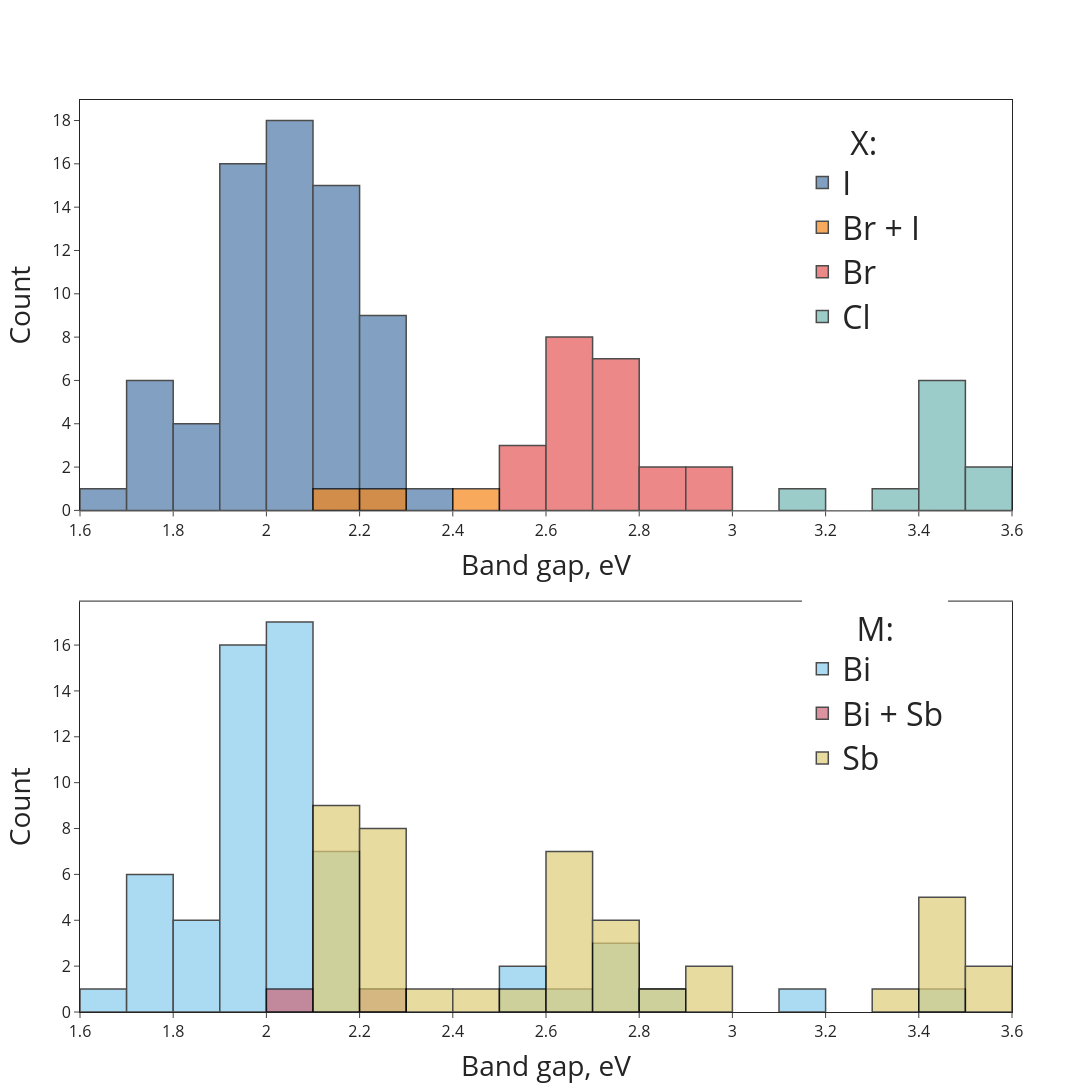

The notebook cell saved with this chart:
### Code cell
fig_1 = double_histograms_by_composition(curated_set.replace({'Bi Sb': 'Bi + Sb', 'Br I': 'Br + I'}))
fig_1.show()
fig_1.write_html(os.path.join(path_to_image, 'curatedset_bandgap_hisctogram.html'))
fig_1.write_image(os.path.join(path_to_image, 'curatedset_bandgap_hisctogram.png'), scale=10)

### Figure 1 — Plotly figure (JSON) as saved in the notebook; plotly's stock layout.template omitted (floating-point values rounded to 4 significant figures)
{"data": [{"legend": "legend", "marker": {"color": "#4C78A8", "line": {"color": "rgba(0, 0, 0, 1)", "width": 1.5}}, "name": "I", "opacity": 0.7, "type": "histogram", "x": [2.0, 2.07, 1.97, 1.94, 1.91, 2.0, 2.0, 1.95, 1.95, 1.92, 1.92, 2.17, 2.13, 2.05, 2.12, 2.12, 2.33, 2.03, 2.1, 2.03, 2.2, 2.2, 1.91, 2.19, 2.12, 1.86, 1.86, 1.86, 1.86, 1.9, 1.76, 1.7, 1.73, 1.73, 2.08, 2.07, 2.01, 2.17, 2.12, 2.01, 1.78, 1.67, 2.07, 2.12, 2.21, 2.08, 2.22, 1.98, 2.17, 2.17, 2.1, 1.97, 1.97, 1.97, 2.2, 2.2, 2.08, 2.22, 2.22, 2.22, 2.16, 2.16, 1.96, 2.0, 1.93, 1.93, 2.01, 2.01, 1.77, 2.0], "xaxis": "x", "xbins": {"end": 3.6, "size": 0.1, "start": 1.6}, "yaxis": "y"}, {"legend": "legend", "marker": {"color": "#F58518", "line": {"color": "rgba(0, 0, 0, 1)", "width": 1.5}}, "name": "Br + I", "opacity": 0.7, "type": "histogram", "x": [2.13, 2.41, 2.27], "xaxis": "x", "xbins": {"end": 3.6, "size": 0.1, "start": 1.6}, "yaxis": "y"}, {"legend": "legend", "marker": {"color": "#E45756", "line": {"color": "rgba(0, 0, 0, 1)", "width": 1.5}}, "name": "Br", "opacity": 0.7, "type": "histogram", "x": [2.55, 2.55, 2.73, 2.73, 2.73, 2.73, 2.59, 2.64, 2.87, 2.61, 2.61, 2.61, 2.61, 2.61, 2.61, 2.61, 2.82, 2.99, 2.99, 2.79, 2.79, 2.78], "xaxis": "x", "xbins": {"end": 3.6, "size": 0.1, "start": 1.6}, "yaxis": "y"}, {"legend": "legend", "marker": {"color": "#72B7B2", "line": {"color": "rgba(0, 0, 0, 1)", "width": 1.5}}, "name": "Cl", "opacity": 0.7, "type": "histogram", "x": [3.4, 3.19, 3.54, 3.47, 3.47, 3.48, 3.4, 3.4, 3.33, 3.57], "xaxis": "x", "xbins": {"end": 3.6, "size": 0.1, "start": 1.6}, "yaxis": "y"}, {"legend": "legend2", "marker": {"color": "rgb(136, 204, 238)", "line": {"color": "rgba(0, 0, 0, 1)", "width": 1.5}}, "name": "Bi", "opacity": 0.7, "type": "histogram", "x": [2.0, 2.07, 1.97, 1.94, 1.91, 2.0, 2.0, 1.95, 1.95, 1.92, 1.92, 2.05, 2.03, 2.1, 2.13, 2.55, 2.55, 3.4, 3.19, 1.91, 1.86, 1.86, 1.86, 1.86, 1.9, 1.76, 1.7, 1.73, 1.73, 2.08, 2.07, 2.01, 2.12, 2.01, 1.78, 1.67, 2.07, 2.12, 2.21, 2.08, 1.98, 2.17, 2.17, 2.64, 2.87, 2.1, 1.97, 1.97, 1.97, 2.08, 1.96, 2.0, 1.93, 1.93, 2.01, 2.01, 2.79, 2.79, 2.78, 1.77, 2.0], "xaxis": "x2", "xbins": {"end": 3.6, "size": 0.1, "start": 1.6}, "yaxis": "y2"}, {"legend": "legend2", "marker": {"color": "rgb(204, 102, 119)", "line": {"color": "rgba(0, 0, 0, 1)", "width": 1.5}}, "name": "Bi + Sb", "opacity": 0.7, "type": "histogram", "x": [2.03, 2.27], "xaxis": "x2", "xbins": {"end": 3.6, "size": 0.1, "start": 1.6}, "yaxis": "y2"}, {"legend": "legend2", "marker": {"color": "rgb(221, 204, 119)", "line": {"color": "rgba(0, 0, 0, 1)", "width": 1.5}}, "name": "Sb", "opacity": 0.7, "type": "histogram", "x": [2.17, 2.13, 2.12, 2.12, 2.33, 2.2, 2.2, 2.41, 2.73, 2.73, 2.73, 2.73, 3.54, 2.19, 2.12, 2.59, 3.47, 3.47, 2.17, 3.48, 2.22, 2.2, 2.2, 2.61, 2.61, 2.61, 2.61, 2.61, 2.61, 2.61, 3.4, 3.4, 2.22, 2.22, 2.22, 2.82, 3.33, 2.16, 2.16, 2.99, 2.99, 3.57], "xaxis": "x2", "xbins": {"end": 3.6, "size": 0.1, "start": 1.6}, "yaxis": "y2"}], "layout": {"barmode": "overlay", "font": {"size": 16}, "height": 1400, "legend": {"font": {"size": 32}, "title": {"font": {"size": 32}, "side": "top center", "text": "X:"}, "x": 0.775, "y": 0.985}, "legend2": {"font": {"size": 32}, "title": {"font": {"size": 32}, "side": "top center", "text": "M:"}, "x": 0.775, "y": 0.35}, "width": 1200, "xaxis": {"anchor": "y", "domain": [0, 1], "mirror": true, "title": {"font": {"size": 28}, "text": "Band gap, eV"}}, "xaxis2": {"anchor": "y2", "domain": [0, 1], "mirror": true, "title": {"font": {"size": 28}, "text": "Band gap, eV"}}, "yaxis": {"anchor": "x", "domain": [0.55, 1], "mirror": true, "title": {"font": {"size": 28}, "text": "Count"}}, "yaxis2": {"anchor": "x2", "domain": [0, 0.45], "mirror": true, "title": {"font": {"size": 28}, "text": "Count"}}}}
